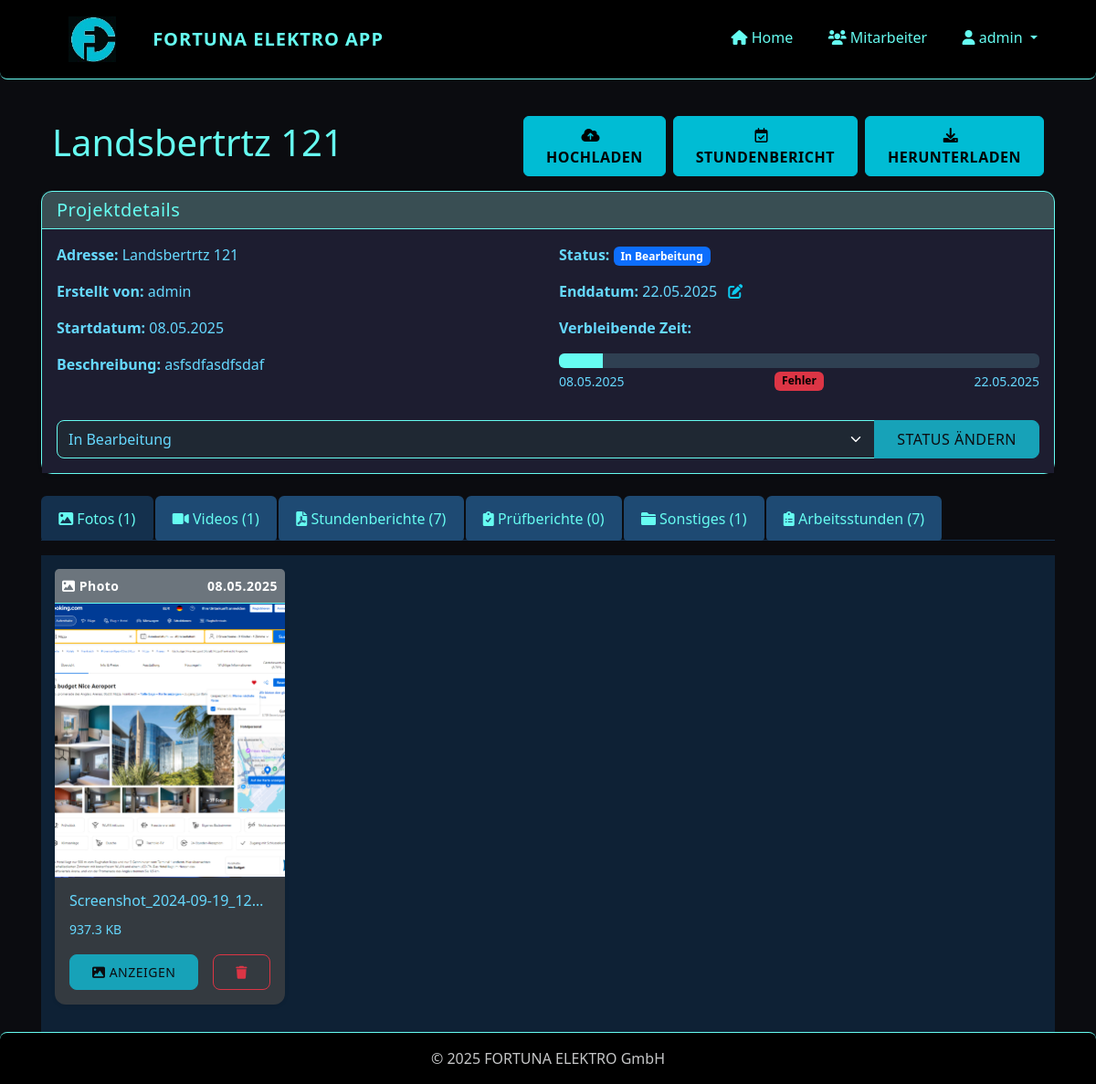
Screenshot of /project/4 (signed in) with the database file from the repository.
### app/models/user.py (models this page shows, shortened)
class User(UserMixin, db.Model):
    id = db.Column(db.Integer, primary_key=True)
    username = db.Column(db.String(64), unique=True, nullable=False)
    password_hash = db.Column(db.String(128), nullable=False)
    role = db.Column(db.String(20), nullable=False, default='installateur')  # 'admin' oder 'installateur'
    is_active = db.Column(db.Boolean, default=True)
    created_at = db.Column(db.DateTime, default=datetime.utcnow)
    projects = db.relationship('Project', backref='creator', lazy='dynamic')
    files = db.relationship('File', backref='uploader', lazy='dynamic')
    timesheets = db.relationship('Timesheet', backref='employee', lazy='dynamic')
    def is_admin(self):
        return self.role == 'admin'

### app/models/project.py (models this page shows, shortened)
class Project(db.Model):
    id = db.Column(db.Integer, primary_key=True)
    name = db.Column(db.String(128), nullable=False)  # Adresse als Projektname
    description = db.Column(db.Text)
    start_date = db.Column(db.DateTime, default=datetime.utcnow)
    end_date = db.Column(db.DateTime)
    status = db.Column(db.String(20), default='in_bearbeitung')  # 'in_bearbeitung', 'abgeschlossen', 'archiviert'
    creator_id = db.Column(db.Integer, db.ForeignKey('user.id'))
    files = db.relationship('File', backref='project', lazy='dynamic', cascade='all, delete-orphan')
    timesheets = db.relationship('Timesheet', backref='project', lazy='dynamic', cascade='all, delete-orphan')
    def get_remaining_hours(self):
        if not self.end_date:
            return None
        now = datetime.now()
        time_diff = self.end_date - now
        if time_diff.total_seconds() <= 0:
            return 0
        total_hours = time_diff.total_seconds() / 3600
        return round(total_hours, 1)  # Auf eine Dezimalstelle runden
    def get_progress_percentage(self):
        if not self.end_date:
            return 0
        now = datetime.now()
        total_duration = (self.end_date - self.start_date).total_seconds()
        elapsed_time = (now - self.start_date).total_seconds()
        if elapsed_time >= total_duration:
            return 100
        progress = (elapsed_time / total_duration) * 100
        return round(progress, 1)  # Auf eine Dezimalstelle runden

### app/models/file.py (models this page shows, shortened)
class File(db.Model):
    id = db.Column(db.Integer, primary_key=True)
    filename = db.Column(db.String(128), nullable=False)
    original_filename = db.Column(db.String(128), nullable=False)
    file_type = db.Column(db.String(20), nullable=False)  # 'foto', 'video', 'stundenbericht', 'pruefbericht', 'sonstiges'
    file_path = db.Column(db.String(256), nullable=False)
    file_size = db.Column(db.Integer, nullable=False)
    upload_date = db.Column(db.DateTime, default=datetime.utcnow)
    project_id = db.Column(db.Integer, db.ForeignKey('project.id'), nullable=False)
    uploader_id = db.Column(db.Integer, db.ForeignKey('user.id'), nullable=False)

### app/routes/projects.py (the view)
@projects.route('/project/<int:project_id>')
@login_required
def view_project(project_id):
    project = Project.query.get_or_404(project_id)
    status_form = ProjectStatusForm(obj=project)
    photos = project.files.filter_by(file_type='foto').all()
    videos = project.files.filter_by(file_type='video').all()
    timesheets = project.files.filter_by(file_type='stundenbericht').all()
    reports = project.files.filter_by(file_type='pruefbericht').all()
    other_files = project.files.filter_by(file_type='sonstiges').all()
    timesheets_data = project.timesheets.order_by(Timesheet.date.desc()).all()
    status_form = ProjectStatusForm()
    status_form.status.data = project.status
    end_date_form = ProjectEndDateForm()
    if project.end_date:
        end_date_form.end_date.data = project.end_date
    return render_template(
        'projects/view.html',
        title=project.name,
        project=project,
        photos=photos,
        videos=videos,
        timesheets=timesheets,
        reports=reports,
        other_files=other_files,
        timesheets_data=timesheets_data,
        status_form=status_form,
        end_date_form=end_date_form,
        now=datetime.now(),
    )

### app/templates/projects/view.html (shortened to what this page needs)
{% extends "base.html" %}
{% block content %}
<link rel="stylesheet" href="{{ url_for('static', filename='css/projects_view.css') }}">
<link href="https://cdnjs.cloudflare.com/ajax/libs/font-awesome/6.0.0/css/all.min.css" rel="stylesheet">
<div class="container-fluid py-3">
  <div class="row align-items-center">
    <div class="col-12 col-md-6 mb-3 mb-md-0">
      <h1 style="color: var(--accent)">{{ project.name }}</h1>
    </div>
    <div class="col-12 col-md-6">
      <div class="d-flex flex-column flex-sm-row gap-2 justify-content-start justify-content-md-end">
        <a href="{{ url_for('files.upload_file', project_id=project.id) }}" class="btn btn-status-change">
          <i class="fas fa-cloud-upload-alt me-2"></i>
           HOCHLADEN
        </a>
        <a href="{{ url_for('timesheets.new_timesheet', project_id=project.id) }}" class="btn btn-status-change">
          <i class="far fa-calendar-check me-2"></i>
          STUNDENBERICHT
        </a>
        <a href="{{ url_for('files.download_project', project_id=project.id) }}" class="btn btn-status-change">
          <i class="fas fa-download me-2"></i>
           HERUNTERLADEN
        </a>
      </div>
    </div>
  </div>
</div>
<div class="card mb-4 shadow-sm">
    <div class="card-header">
        <h5 class="mb-0">Projektdetails</h5>
    </div>
    <div class="card-body" style="background-color:  #1d1d30;">
        <div class="row">
            <div class="col-md-6">
                <p><strong>Adresse:</strong> {{ project.name }}</p>
                <p><strong>Erstellt von:</strong> {{ project.creator.username }}</p>
                <p><strong>Startdatum:</strong> {{ project.start_date.strftime('%d.%m.%Y') }}</p>
                <p><strong>Beschreibung:</strong> {{ project.description or 'Keine Beschreibung' }}</p>
            </div>
            <div class="col-md-6">
                <p><strong>Status:</strong>
                    {% if project.status == 'in_bearbeitung' %}
                        <span class="badge bg-primary">In Bearbeitung</span>
                    {% elif project.status == 'archiviert' %}
                        <span class="badge bg-secondary">Archiviert</span>
                    {% endif %}
                </p>
                {% if project.end_date %}
                <p>
                    <strong>Enddatum:</strong> {{ project.end_date.strftime('%d.%m.%Y') }}
                    <a href="#" data-bs-toggle="modal" data-bs-target="#changeEndDateModal_{{ project.id }}" title="Enddatum ändern" class="text-info">
                        <i class="fas fa-edit ms-2"></i>
                    </a>
                </p>
                <div class="countdown-container mt-2 mb-3">
                    <p><strong>Verbleibende Zeit:</strong></p>
                    <div class="progress" style="height: 16px; background-color: #2f4052;">
                        <div class="progress-bar" id="project-progress-bar" role="progressbar"
                            style="background-color: var(--accent); width: {{ project.get_progress_percentage() }}%;"
                            aria-valuenow="{{ project.get_progress_percentage() }}" aria-valuemin="0" aria-valuemax="100"></div>
                    </div>
                    <div class="d-flex justify-content-between mt-1">
                        <small class="text-muted">{{ project.start_date.strftime('%d.%m.%Y') }}</small>
                        <span id="countdown-timer" class="badge"  style="color: #000 !important; font-weight: bold;">
                        </span>
                        <small class="text-muted">{{ project.end_date.strftime('%d.%m.%Y') }}</small>
                    </div>
                </div>
                {% endif %}
            </div>
        </div>
        <div class="mt-3">
            <form method="POST" action="{{ url_for('projects.update_status', project_id=project.id) }}">
                <div class="input-group">
                    {{ status_form.status(class="form-select") }}
                    <button type="submit" class="btn btn-primary">Status ändern</button>
                </div>
            </form>
        </div>
    </div>
</div>
<ul class="nav nav-tabs mb-3" id="projectTabs" role="tablist">
    <li class="nav-item" role="presentation">
        <button class="nav-link active" id="photos-tab" data-bs-toggle="tab" data-bs-target="#photos" type="button" role="tab">
            <i class="fas fa-image"></i> Fotos ({{ photos|length }})
        </button>
    </li>
    <li class="nav-item" role="presentation">
        <button class="nav-link" id="videos-tab" data-bs-toggle="tab" data-bs-target="#videos" type="button" role="tab">
            <i class="fas fa-video"></i> Videos ({{ videos|length }})
        </button>
    </li>
    <li class="nav-item" role="presentation">
        <button class="nav-link" id="timesheets-tab" data-bs-toggle="tab" data-bs-target="#timesheets" type="button" role="tab">
            <i class="fas fa-file-pdf"></i> Stundenberichte ({{ timesheets|length }})
        </button>
    </li>
    <li class="nav-item" role="presentation">
        <button class="nav-link" id="reports-tab" data-bs-toggle="tab" data-bs-target="#reports" type="button" role="tab">
            <i class="fas fa-clipboard-check"></i> Prüfberichte ({{ reports|length }})
        </button>
    </li>
    <li class="nav-item" role="presentation">
        <button class="nav-link" id="other-tab" data-bs-toggle="tab" data-bs-target="#other" type="button" role="tab">
            <i class="fas fa-folder"></i> Sonstiges ({{ other_files|length }})
        </button>
    </li>
    <li class="nav-item" role="presentation">
        <button class="nav-link" id="timesheet-data-tab" data-bs-toggle="tab" data-bs-target="#timesheet-data" type="button" role="tab">
            <i class="fas fa-clipboard-list"></i> Arbeitsstunden ({{ timesheets|length }})
        </button>
    </li>
</ul>
<div class="tab-content" id="projectTabsContent">
{% macro file_card(file, file_type) %}
    <div class="col-md-4 col-lg-3 mb-4">
        <div class="card h-100 border-0 shadow-sm">
            <div class="card-header bg-secondary text-white p-2 d-flex justify-content-between align-items-center">
                <small class="text-truncate">
                    <i class="{% if file_type == 'photo' %}fas fa-image
                              {% elif file_type == 'video' %}fas fa-video
                              {% elif file_type == 'timesheet' %}fas fa-clock
                              {% elif file_type == 'report' %}fas fa-clipboard-check
                              {% else %}fas fa-file{% endif %}"></i>
                    {{ file_type|capitalize }}
                </small>
                <small>{{ file.upload_date.strftime('%d.%m.%Y') }}</small>
            </div>
            <div class="card-img-container" style="height: 300px; overflow: hidden; background-color: #2c3e50; position: relative;">
                <a href="{{ url_for('files.view_file', filename=file.file_path) }}" target="_blank" style="width: 100%; height: 100%;">
                    {% if file_type == 'photo' or file.original_filename.endswith(('.jpg', '.jpeg', '.png', '.gif', '.webp')) %}
                        <div class="h-100 w-100 overflow-hidden">
                            <img src="{{ url_for('files.view_file', filename=file.file_path) }}" alt="{{ file.original_filename }}"
                                class="w-100 h-100" style="object-fit: cover;">
                        </div>
                    {% endif %}
                </a>
            </div>
            <div class="card-body d-flex flex-column">
                <h6 class="card-title text-truncate mb-2">{{ file.original_filename }}</h6>
                <p class="card-text mb-3">
                    <small class="text-muted">
                        {% if file.file_size > 1024 * 1024 %}
                            {{ (file.file_size / 1024 / 1024)|round(2) }} MB
                        {% else %}
                            {{ (file.file_size / 1024)|round(1) }} KB
                        {% endif %}
                    </small>
                </p>
                <div class="mt-auto d-flex justify-content-between">
                    <a href="{{ url_for('files.view_file', filename=file.file_path) }}" class="btn btn-sm btn-primary" target="_blank">
                        {% if file_type == 'photo' %}
                            <i class="fas fa-image"></i> Anzeigen
                        {% elif file_type == 'video' %}
                            <i class="fas fa-play"></i> Abspielen
                        {% elif file_type == 'timesheet' %}
                            <i class="fas fa-clock"></i> Anzeigen
                        {% elif file_type == 'report' %}
                            <i class="fas fa-clipboard-check"></i> Anzeigen
                        {% else %}
                            <i class="fas fa-file"></i> Anzeigen
                        {% endif %}
                    </a>
                    <a href="{{ url_for('files.delete_file', file_id=file.id) }}" class="btn btn-sm btn-outline-danger" onclick="return confirm('Wirklich löschen?')">
                        <i class="fas fa-trash"></i>
                    </a>
                </div>
            </div>
        </div>
    </div>
{% endmacro %}
<div class="tab-pane fade show active" id="photos" role="tabpanel">
    <div class="row">
        {% if photos %}
            {% for file in photos %}
                {{ file_card(file, 'photo') }}
            {% endfor %}
        {% else %}
            <div class="col-12">
                <p class="text-light">Keine Fotos vorhanden.</p>
            </div>
        {% endif %}
    </div>
</div>
</div>
{% endblock %}

### app/templates/base.html (shortened to what this page needs)
<!DOCTYPE html>
<html lang="de">
<head>
    <link href="https://cdn.jsdelivr.net/npm/bootstrap@5.3.0/dist/css/bootstrap.min.css" rel="stylesheet">
    <link rel="stylesheet" href="https://cdn.jsdelivr.net/npm/bootstrap-icons@1.11.1/font/bootstrap-icons.css">
    <link rel="stylesheet" href="https://cdnjs.cloudflare.com/ajax/libs/font-awesome/6.0.0/css/all.min.css">
    <link rel="stylesheet" href="{{ url_for('static', filename='css/base.css') }}">
</head>
<body>
<nav class="navbar navbar-expand-lg navbar-dark mb-4">
    <div class="container position-relative">
        <a class="navbar-brand d-flex align-items-center" href="{{ url_for('dashboard.index') }}">
            <img src="{{ url_for('static', filename='img/logo.jpg') }}" alt="Fortuna Elektro Logo"
                 style="height: 50px; width: auto; max-height: 90%; margin-right: 40px; margin-left: 30px;">
            <span style="color: var(--accent)">FORTUNA ELEKTRO APP</span>
        </a>
        <div class="collapse navbar-collapse" id="navbarNav">
            <ul class="navbar-nav ms-auto">
                {% if current_user.is_authenticated %}
                    <li class="nav-item">
                        <a class="nav-link" href="{{ url_for('dashboard.index') }}">
                            <i class="fas fa-home"></i> Home
                        </a>
                    </li>
                    {% if current_user.is_admin() %}
                        <li class="nav-item">
                            <a class="nav-link" href="{{ url_for('admin.list_users') }}">
                                <i class="fas fa-users"></i> Mitarbeiter
                            </a>
                        </li>
                    {% endif %}
                    <li class="nav-item dropdown">
                        <a class="nav-link dropdown-toggle" href="#" role="button" data-bs-toggle="dropdown">
                            <i class="fas fa-user"></i> {{ current_user.username }}
                        </a>
                    </li>
                {% else %}
                    <li class="nav-item">
                        <a class="nav-link" href="{{ url_for('auth.login') }}">
                            <i class="fas fa-sign-in-alt"></i> Anmelden
                        </a>
                    </li>
                {% endif %}
            </ul>
        </div>
    </div>
</nav>
    <div class="container mb-5">
        {% block content %}{% endblock %}
    </div>
    <footer class="footer mt-auto py-3">
        <div class="container text-center">
            <span class="text-muted">&copy; 2025 FORTUNA ELEKTRO GmbH</span>
        </div>
    </footer>
</body>
</html>

### rows the page displays
User: username "admin", creator.username "admin"
Project: name "Landsbertrtz 121", start_date "08.05.2025", description "asfsdfasdfsdaf", end_date "22.05.2025", status "In Bearbeitung"
File: file_type "Photo", upload_date "08.05.2025", file_path+original_filename (picture), original_filename "Screenshot_2024-09-19_12…", (file.file_size/1024)|round(1) "937.3"

### other values shown
{{ photos|length }} "1"
{{ videos|length }} "1"
{{ timesheets|length }} "7"
{{ reports|length }} "0"
{{ other_files|length }} "1"
